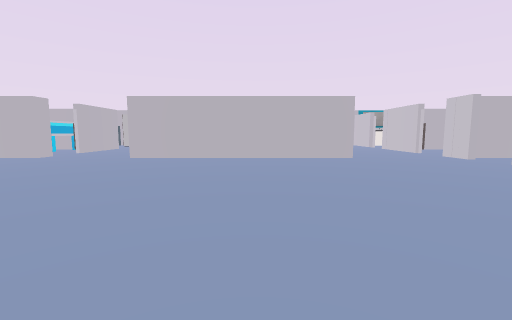
[1] (above)

20 first-person views from a walk through a 3-D level made in the Unity game engine. The camera is 1.4 m above the floor, tilts 6° down and sees 90° across. The floor is counted in squares, 2 m on a side. Each view is taken from the middle of a square. On the plan, view 1 faces up. The plan holds only what a view shows up to about 9 squares ahead; the rest is blank. The player is left out. Some animated figures are left out. Some surface patterns are stand-ins.

[2]
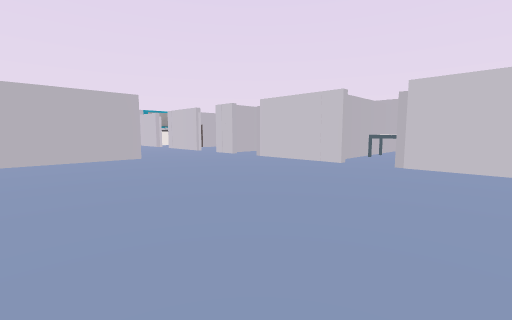

[3]
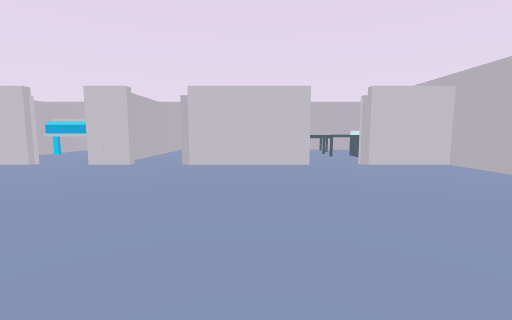

[4]
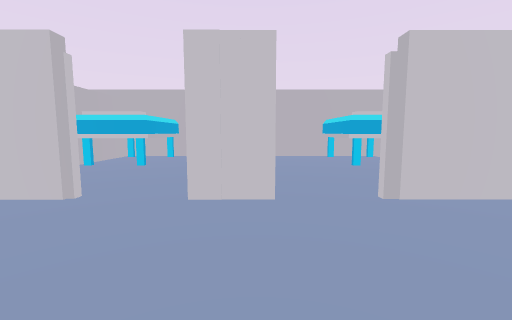

[5]
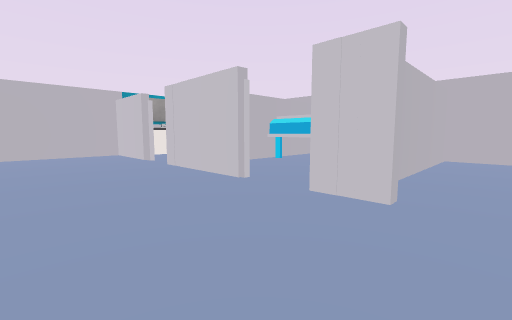

[6]
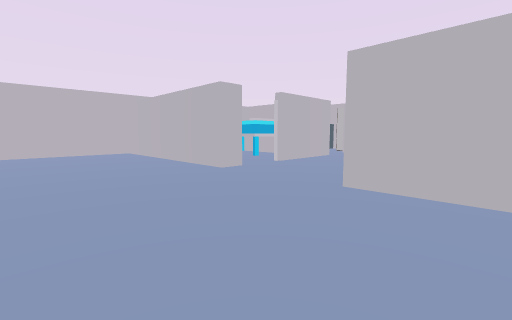

[7]
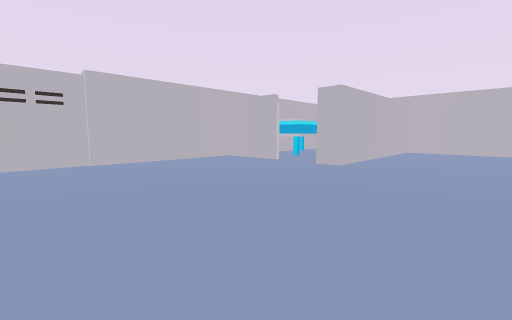

[8]
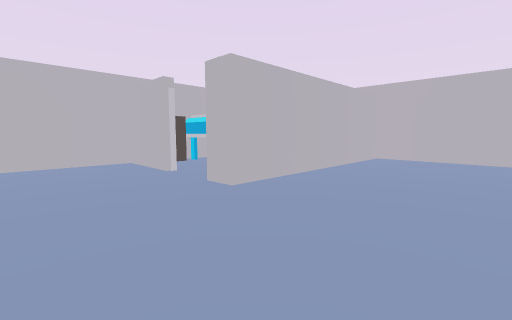

[9]
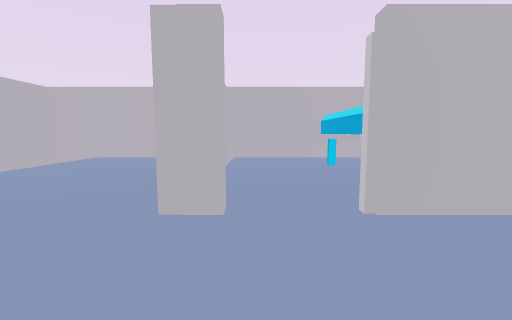

[10]
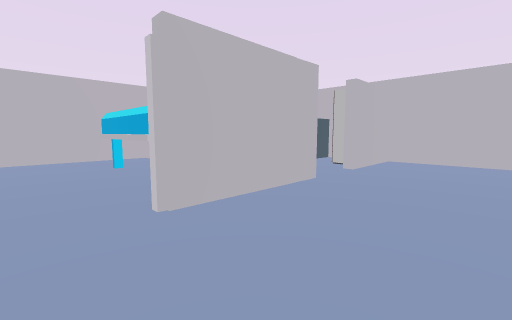

[11]
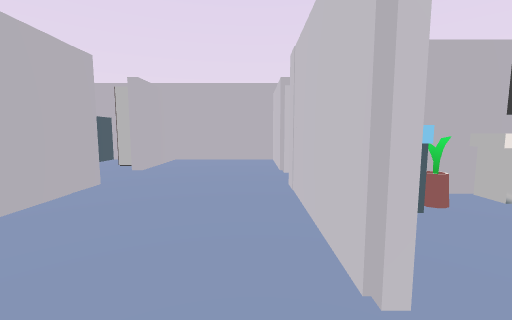

[12]
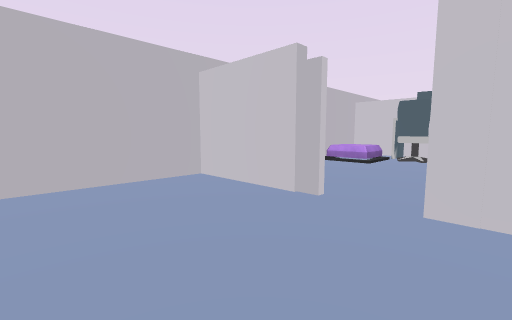

[13]
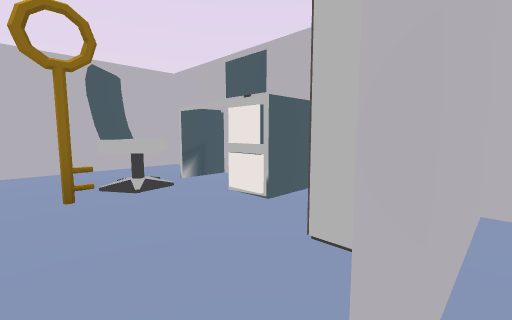

[14]
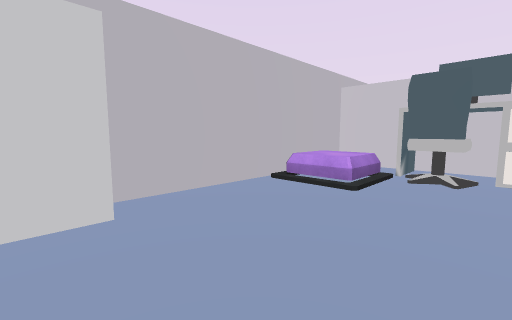

[15]
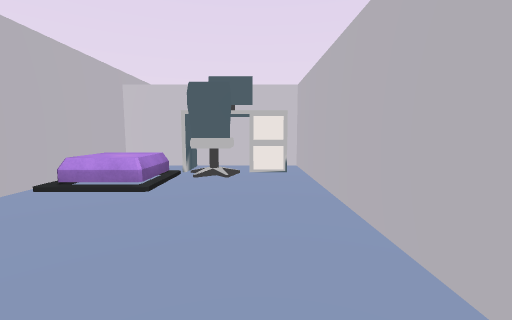

[16]
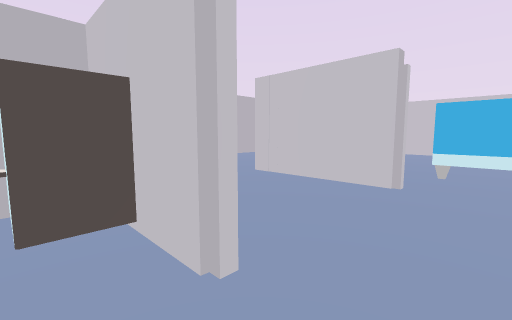

[17]
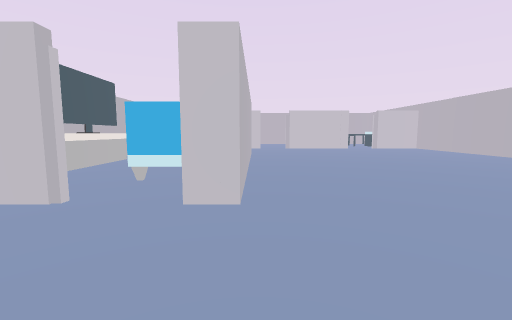

[18]
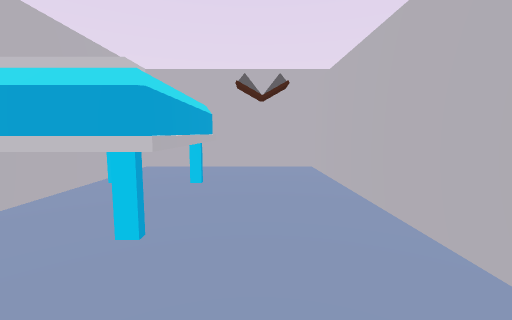

[19]
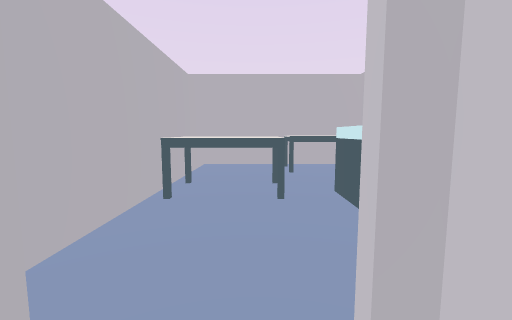

[20]
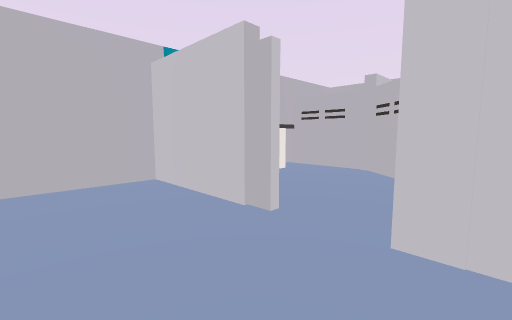

### Floor plan
Points are (right, up) in squares from view 1. A wall is a line through its corners. A room is listed if a view was taken in it or the views show most of it. See-through windows are left out.
Room 1 (views 1, 2, 3, 4, 5, 6, 7, 8, 9, 10, 11, 17, 18, 19)
walls: (2.8, 7.2) (-3.5, 7.2) (-3.5, 7.8); (-2.3, 7.9) (-2.3, 8.9); (-3.5, 8.9) (-3.5, 9.5); (1.2, -0.3) (5.7, -0.3) (5.7, 1.8); (5.7, 6.8) (5.7, 7.8); (5.7, 2.8) (5.7, 5.8); (-6.1, 7.8) (-6.1, 7.2) (-11.4, 7.2) (-11.4, 3.4) (-6.1, 3.4) (-6.1, 2.8); (5.7, 8.9) (5.7, 10.6); (-6.1, 1.6) (-6.1, -0.3) (-0.9, -0.3); (10.8, 3.1) (10.8, 7.2) (6.1, 7.2); (10.8, 9) (10.8, 10.9) (7.6, 10.9)
ways out: opening at (-4.5, 9) to room 2; opening at (-6, 8) to room 3; opening at (4.5, 11) to room 4; opening at (-7, 2); opening at (6, 2)
objects: other object (9, 4) to (10, 5); other object (9, 10) to (10, 10)
Room 2 (views 12, 13, 14, 15)
walls: (-2.2, 11.1) (-1.5, 11.1); (-1.5, 10.9) (-2.1, 10.9); (-3.5, 12.4) (-3.5, 14.8) (-6.1, 14.8) (-6.1, 12.8); (0.4, 11.1) (2.5, 11.1) (2.5, 14.8) (-2.2, 14.8); (1.5, 10.9) (0.4, 10.9); (-6.1, 11.5) (-6.1, 8.9); (2.5, 9.6) (2.5, 10.5)
low walls: (0.2, 13.9) (0.2, 14.5)
ways out: opening at (-4.5, 9) to room 1; opening at (3, 12) to room 4; opening at (-6, 12)
objects: other object (-3, 10) to (-3, 11); other object (-3, 14); other object (-2, 10); other object (-1, 10) to (0, 11); other object (1, 13); other object (2, 12) to (2, 13)
Room 3 (view 16)
walls: (-6.3, 8.9) (-6.3, 9.9); (-11.4, 11) (-11.4, 7.4) (-9.2, 7.4)
ways out: opening at (-6, 8) to room 1
objects: other object (-9, 10) to (-8, 11); other object (-7, 10)
Room 4 (view 20)
walls: (5.7, 12.4) (5.7, 14.8) (2.9, 14.8); (5.7, 10.6) (5.7, 11.5)
ways out: opening at (4.5, 11) to room 1; opening at (3, 12) to room 2; opening at (6, 12) to room 5
Room 5 (no view inside)
walls: (8.9, 12.8) (8.9, 14.9)
ways out: opening at (6, 12) to room 4
objects: other object (7, 15); other object (8, 12)

Where each view was taken, in squares from view 1:
view 1: 0 up, 0 right, facing up
view 2: 0 up, 0 right, facing up-right
view 3: 4 up, 0 right, facing right
view 4: 7 up, 3 right, facing right
view 5: 6 up, 3 right, facing up-right
view 6: 4 up, 2 left, facing up-left
view 7: 6 up, 1 left, facing down-left
view 8: 6 up, 4 left, facing down-left
view 9: 8 up, 4 left, facing left
view 10: 8 up, 4 left, facing up-left
view 11: 8 up, 4 left, facing up
view 12: 11 up, 6 left, facing up-right
view 13: 12 up, 6 left, facing up-left
view 14: 12 up, 3 left, facing up-right
view 15: 12 up, 3 left, facing right
view 16: 8 up, 7 left, facing up-right
view 17: 7 up, 6 left, facing right
view 18: 2 up, 6 left, facing left
view 19: 2 up, 5 right, facing right
view 20: 11 up, 4 right, facing up-right
